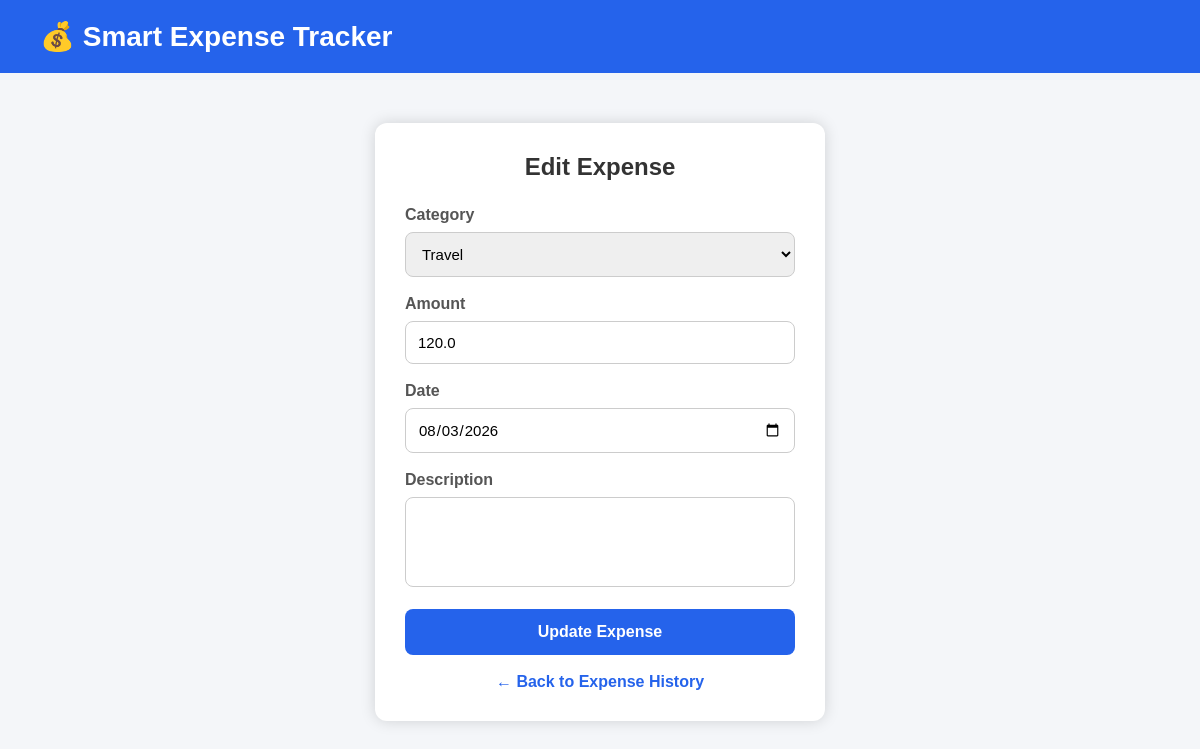
Screenshot of /edit/1 (signed in) with the database file from the repository.
### tables this page shows
CREATE TABLE expenses(
    id INTEGER PRIMARY KEY AUTOINCREMENT,
    user_id INTEGER NOT NULL,
    category TEXT NOT NULL,
    amount REAL NOT NULL,
    date TEXT NOT NULL,
    description TEXT,
    FOREIGN KEY(user_id) REFERENCES users(id)
);

### app.py (the view)
@app.route("/edit/<int:id>")
def edit(id):
    if "user_id" not in session:
        return redirect("/")
    conn = sqlite3.connect("expense.db")
    cursor = conn.cursor()
    cursor.execute("""
        SELECT *
        FROM expenses
        WHERE id = ?
        AND user_id = ?
    """, (id, session["user_id"]))
    expense = cursor.fetchone()
    conn.close()
    if expense is None:
        return "Expense Not found or access denied"
    return render_template("edit_expense.html", expense=expense)

### templates/edit_expense.html (shortened to what this page needs)
<!DOCTYPE html>
<html lang="en">
<head>
</head>
<body>
<header>
💰 Smart Expense Tracker
</header>
<div class="container">
<h2>Edit Expense</h2>
<form action="/update/{{ expense[0] }}" method="POST">
<label>Category</label>
<select name="category">
<option value="Travel" {% if expense[2]=="Travel" %}selected{% endif %}>Travel</option>
</select>
<label>Amount</label>
<input type="number" name="amount" value="{{ expense[3] }}" required>
<label>Date</label>
<input type="date" name="date" value="{{ expense[4] }}" required>
<label>Description</label>
<textarea name="description">{{ expense[5] }}</textarea>
<button type="submit">
Update Expense
</button>
</form>
<a href="/view-expense" class="back-btn">
← Back to Expense History
</a>
</div>
</body>
</html>

### templates/edit_expense.html (style rules this page uses)
* { margin:0; padding:0; box-sizing:border-box; font-family:Arial,sans-serif; }
body { background:#f4f6f9; }
header { background:#2563eb; color:white; padding:20px 40px; font-size:28px; font-weight:bold; }
.container { width:450px; margin:50px auto; background:white; padding:30px; border-radius:12px; box-shadow:0 0 15px rgba(0,0,0,.15); }
h2 { text-align:center; margin-bottom:25px; color:#333; }
label { font-weight:bold; color:#555; }
input, select, textarea { width:100%; padding:12px; margin-top:8px; margin-bottom:18px; border:1px solid #ccc; border-radius:8px; font-size:15px; }
textarea { resize:none; height:90px; }
button { width:100%; padding:14px; background:#2563eb; color:white; border:none; border-radius:8px; cursor:pointer; font-size:16px; font-weight:bold; }
.back-btn { display:block; text-align:center; margin-top:18px; text-decoration:none; color:#2563eb; font-weight:bold; }

### rows the page displays
expenses: category "Travel", amount "120.0", date "08/03/2026"
